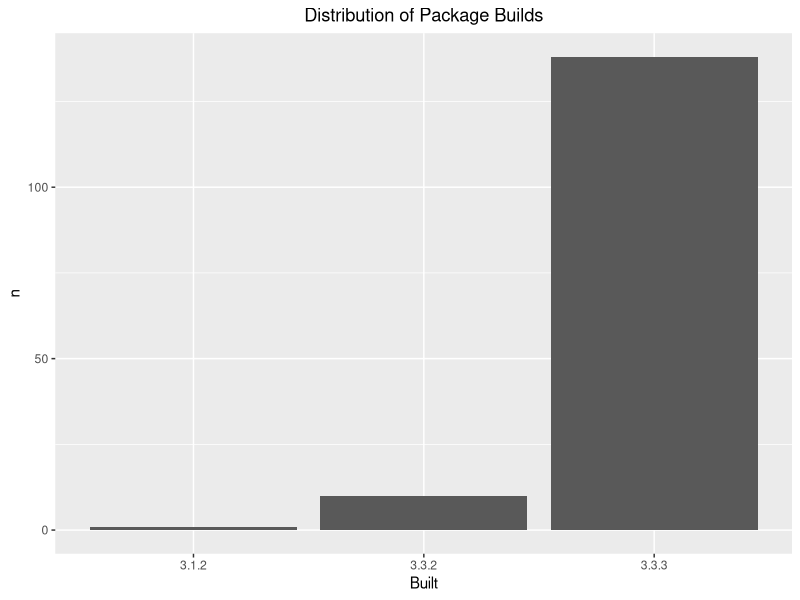
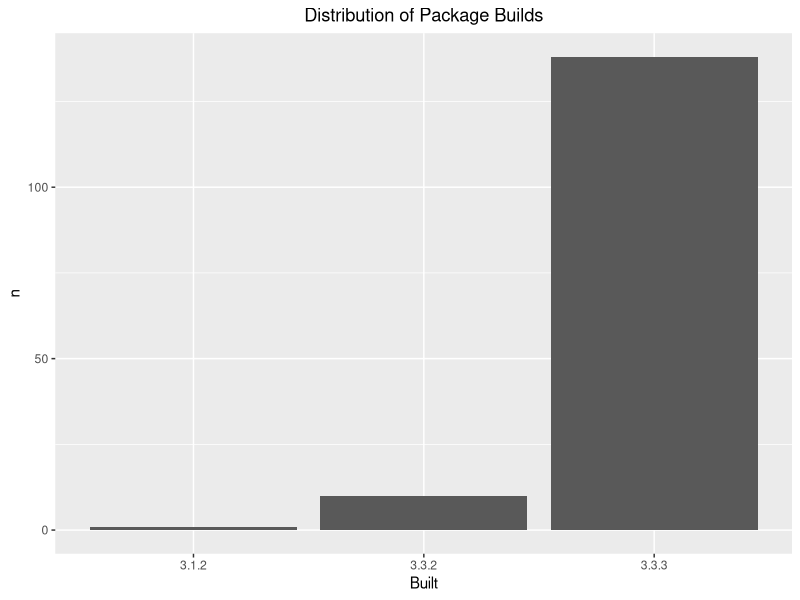

Reproduce these figures in R, in order.
library(tidyverse)
library(dplyr)
library(ggplot2)

## remember to restart R here!

## make a barchart from the frequency table in data/add-on-packages-freqtable.csv

## read that csv into a data frame
## hint: readr::read_csv() or read.csv()
## idea: try using here::here() to create the file path
apt_freqtable <- read_csv("data/add-on-packages-freqtable.csv")


## if you use ggplot2, code like this will work:
ggplot(apt_freqtable, aes(x = Built, y = n)) +
  geom_col() +
  ggtitle("Distribution of Package Builds") +
  theme(plot.title = element_text(hjust = 0.5))

## write this barchart to figs/built-barchart.png
## if you use ggplot2, ggsave() will help
## idea: try using here::here() to create the file path
ggsave("figs/built-barchart.png")

## YES overwrite the file that is there now
## that's old output from me (Jenny)
